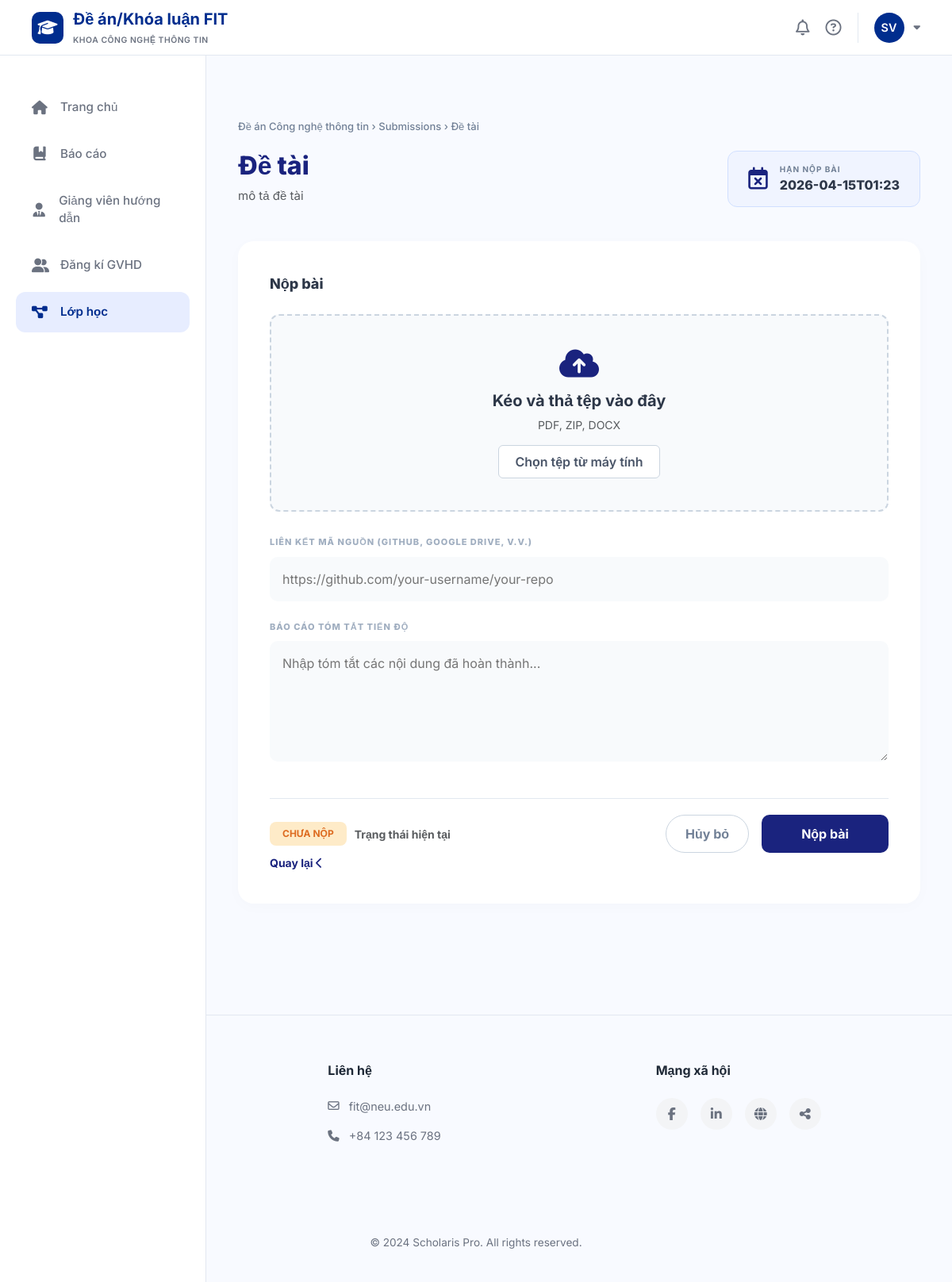
Before: /assignment/53/submit (signed in) with the older database file.
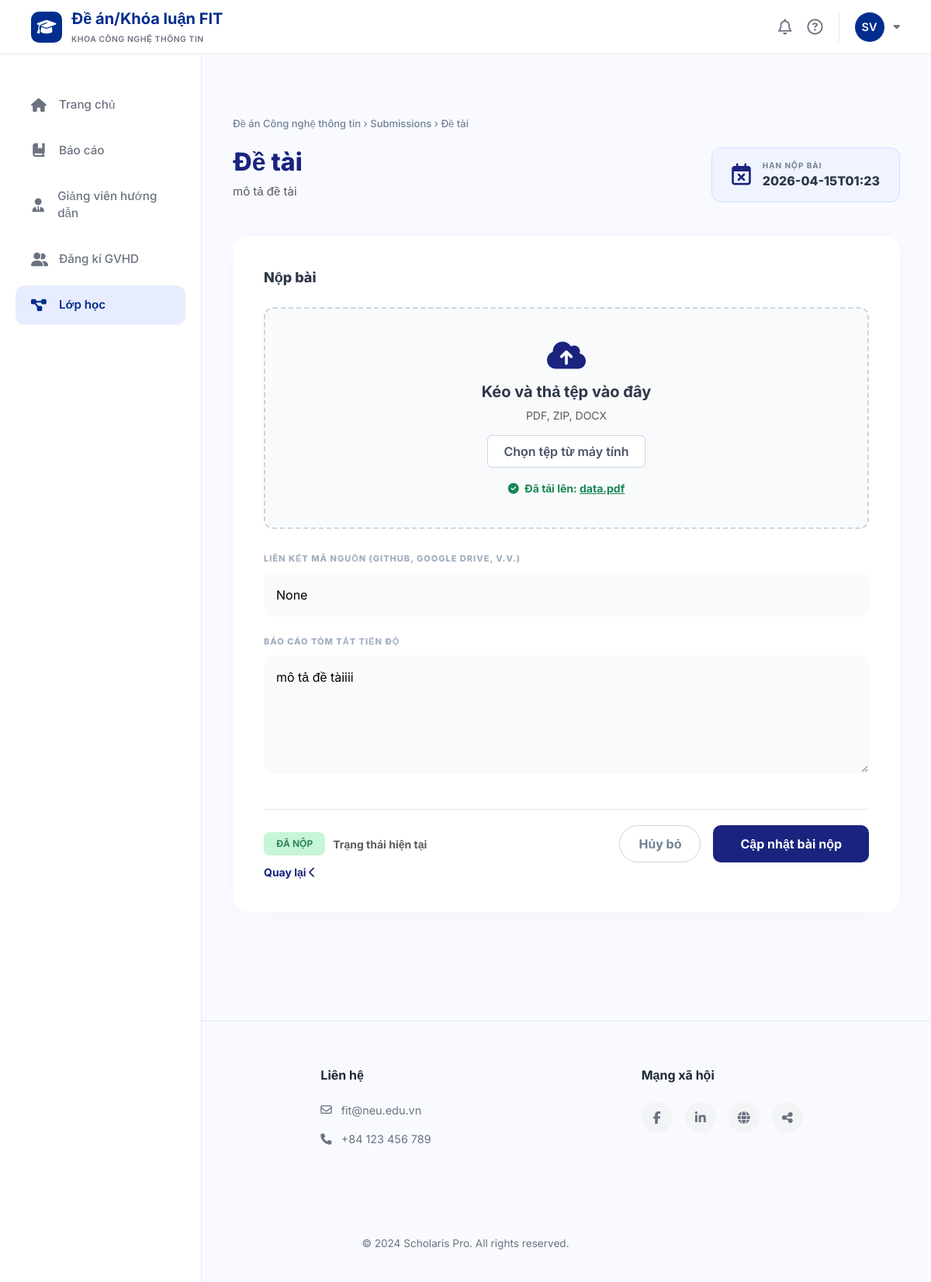
After: the same page with the newer database file.
### tables this page shows
CREATE TABLE submissions (
    id INTEGER PRIMARY KEY AUTOINCREMENT,
    assignment_id INTEGER NOT NULL,
    student_id INTEGER NOT NULL,
    file_url VARCHAR(500),
    file_name VARCHAR(255),
    file_size INTEGER,
    progress_report TEXT,
    submitted_at DATETIME DEFAULT CURRENT_TIMESTAMP,
    is_late INTEGER DEFAULT 0,
    is_final INTEGER DEFAULT 0,
    version INTEGER DEFAULT 1, source_code_url VARCHAR(500),
    FOREIGN KEY (assignment_id) REFERENCES assignments(id) ON DELETE CASCADE,
    FOREIGN KEY (student_id) REFERENCES students(id)
);

### app/student/myprojects/routes.py (the view, shortened to what this page needs)
@myprojects_bp.route('/assignment/<int:assignment_id>/submit', methods=['GET', 'POST'])
def submit_assignment(assignment_id):
    user_id = session.get('user_id') or 1
    conn = get_db()
    conn.row_factory = lambda cursor, row: dict(zip([column[0] for column in cursor.description], row))
    cur = conn.cursor()
    cur.execute("SELECT id FROM students WHERE user_id = ?", (user_id,))
    student = cur.fetchone()
    if not student:
        abort(404)
    student_id = student['id']
    cur.execute("""
        SELECT a.*, c.class_name
        FROM assignments a
        JOIN classes c ON a.class_id = c.id
        WHERE a.id = ?
    """, (assignment_id,))
    assignment = cur.fetchone()
    if not assignment:
        abort(404)
    cur.execute("SELECT * FROM submissions WHERE assignment_id = ? AND student_id = ?", (assignment_id, student_id))
    submission = cur.fetchone()
    is_overdue = False
    try:
        deadline_date = datetime.strptime(assignment['deadline'], '%Y-%m-%d %H:%M:%S')
        if datetime.now() > deadline_date:
            is_overdue = True
    except ValueError:
        pass
    return render_template('student/submission.html', assignment=assignment, submission=submission, is_overdue=is_overdue)

### app/database.py (called while the page is built)
def get_db():
    if 'db' not in g:
        g.db = sqlite3.connect(DB_PATH, timeout=30)
        g.db.row_factory = sqlite3.Row
        try:
            g.db.execute("PRAGMA journal_mode=WAL")
            g.db.execute("PRAGMA foreign_keys=ON")
        except sqlite3.OperationalError:
            pass
    return g.db

### templates/student/submission.html (shortened to what the changed rows need)
{% extends "student/base.html" %}
{% block content %}
<div class="submit-container">
    <div class="header-grid">
        <div>
            <h1 class="ass-title">{{ assignment.title }}</h1>
        </div>
    </div>
    <div class="submission-card">
        <form id="submissionForm" action="{{ url_for('myprojects.submit_assignment', assignment_id=assignment.id) }}" method="POST" enctype="multipart/form-data">
            <div class="upload-area">
                <i class="fas fa-cloud-upload-alt upload-icon" style="{% if is_overdue %}color: #cbd5e0;{% endif %}"></i>
                {% if not is_overdue %}
                    <h5 class="fw-bold mb-2">Kéo và thả tệp vào đây</h5>
                    <p class="text-muted small mb-0">PDF, ZIP, DOCX</p>
                    <button type="button" class="btn-choose-file" onclick="document.getElementById('fileInput').click()">Chọn tệp từ máy tính</button>
                {% else %}
                    <h5 class="fw-bold mb-2 text-muted">Đã khóa tải lên</h5>
                    <p class="text-muted small mb-0">Bài nộp này đã hết hạn cập nhật.</p>
                {% endif %}
                {% if submission and submission.file_name %}
                <div id="existingFileDisplay" class="mt-3 text-success fw-bold small">
                    <i class="fas fa-check-circle me-1"></i> Đã tải lên:
                    <a href="{{ submission.file_url }}" target="_blank" class="text-decoration-none text-success text-decoration-underline">{{ submission.file_name }}</a>
                </div>
                {% endif %}
            </div>
<div class="mb-4">
    <label class="label-caps">Liên kết mã nguồn (GitHub, Google Drive, v.v.)</label>
    <input type="url" name="source_code_url" class="custom-textarea"
           style="height: auto;"
           placeholder="https://github.com/your-username/your-repo"
           value="{{ submission.source_code_url if submission else '' }}"
           {% if is_overdue %}disabled style="background-color: #e2e8f0; cursor: not-allowed;"{% endif %}>
</div>
            <div>
                <label class="label-caps">Báo cáo tóm tắt tiến độ</label>
                <textarea name="progress_report" class="custom-textarea" rows="5"
                          placeholder="Nhập tóm tắt các nội dung đã hoàn thành..."
                          {% if is_overdue %}disabled style="background-color: #e2e8f0; cursor: not-allowed;"{% else %}required{% endif %}>{{ submission.progress_report if submission else '' }}</textarea>
            </div>
            <div class="status-footer">
    <div class="d-flex align-items-center">
        {% if submission %}
            <span class="status-badge badge-submitted">Đã nộp</span>
        {% elif is_overdue %}
            <span class="status-badge badge-overdue">Quá hạn</span>
        {% else %}
            <span class="status-badge badge-pending">Chưa nộp</span>
        {% endif %}
        <span class="text-muted small fw-bold">Trạng thái hiện tại</span>
    </div>
    <div class="d-flex gap-3">
        <a href="{{ url_for('myprojects.project_detail', id=assignment.class_id) }}"
           class="btn btn-outline-secondary rounded-pill fw-bold px-4 d-flex align-items-center"
           style="border-color: #cbd5e0; color: #718096; transition: 0.3s;">
            Hủy bỏ
        </a>
       {% if not is_overdue %}
            {% if submit_success %}
                <button type="button" class="btn btn-success rounded-pill fw-bold px-4" disabled>
                    <i class="fas fa-check me-2"></i> Đã ghi nhận
                </button>
            {% else %}
                <button type="submit" class="btn-submit" id="submitBtn">
                    {{ 'Cập nhật bài nộp' if submission else 'Nộp bài' }}
                </button>
            {% endif %}
        {% endif %}
    </div>
</div>
    </div>
</div>
    </div>
</div>
{% endblock %}

Changed rows visible on the page:
added submissions: file_name "data.pdf", progress_report "mô tả đề tàiiii"
Other visible differences:
form field source_code_url: (not shown) → "None"
{{ 'Cập nhật bài nộp' if submission else 'Nộp bài' }}: "Nộp bài" → "Cập nhật bài nộp"
text no longer shown: "CHƯA NỘP"
text now shown: "Đã tải lên: ĐÃ NỘP"
